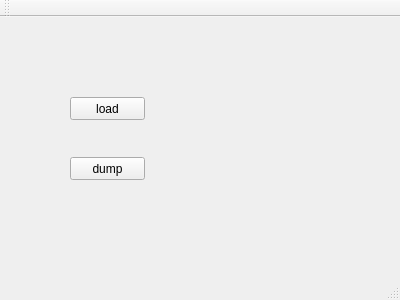
<?xml version="1.0" encoding="UTF-8"?>
<ui version="4.0">
 <class>MainWindow</class>
 <widget class="QMainWindow" name="MainWindow">
  <property name="geometry">
   <rect>
    <x>0</x>
    <y>0</y>
    <width>400</width>
    <height>300</height>
   </rect>
  </property>
  <property name="windowTitle">
   <string>MainWindow</string>
  </property>
  <widget class="QWidget" name="centralWidget">
   <widget class="QPushButton" name="pushButton">
    <property name="geometry">
     <rect>
      <x>70</x>
      <y>80</y>
      <width>75</width>
      <height>23</height>
     </rect>
    </property>
    <property name="text">
     <string>load</string>
    </property>
   </widget>
   <widget class="QPushButton" name="pushButton_2">
    <property name="geometry">
     <rect>
      <x>70</x>
      <y>140</y>
      <width>75</width>
      <height>23</height>
     </rect>
    </property>
    <property name="text">
     <string>dump</string>
    </property>
   </widget>
  </widget>
  <widget class="QMenuBar" name="menuBar">
   <property name="geometry">
    <rect>
     <x>0</x>
     <y>0</y>
     <width>400</width>
     <height>23</height>
    </rect>
   </property>
  </widget>
  <widget class="QToolBar" name="mainToolBar">
   <attribute name="toolBarArea">
    <enum>TopToolBarArea</enum>
   </attribute>
   <attribute name="toolBarBreak">
    <bool>false</bool>
   </attribute>
  </widget>
  <widget class="QStatusBar" name="statusBar"/>
 </widget>
 <layoutdefault spacing="6" margin="11"/>
 <resources/>
 <connections/>
</ui>
